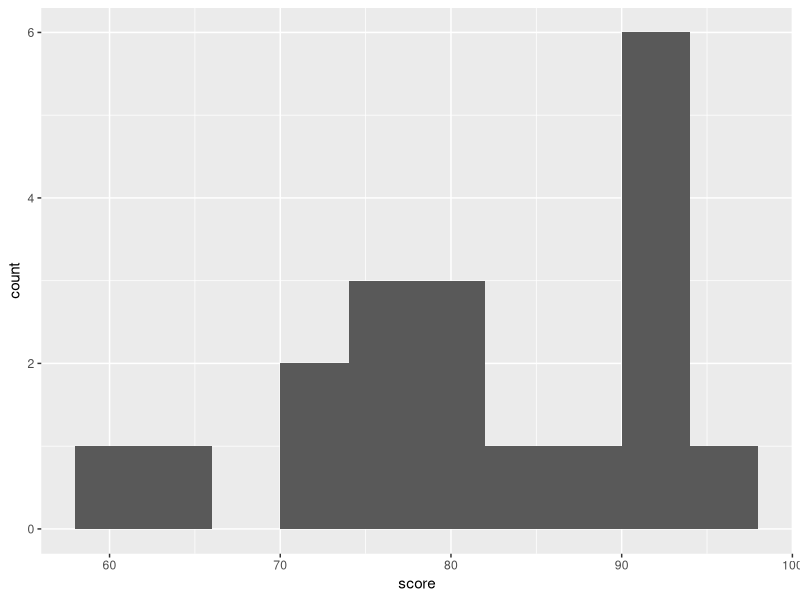

Reproduce this figure in R.
## ---- chunk 1

library(tidyverse)
library(kableExtra)
library(broom)


## ---- chunk 2


scores <- c(39,35.5,47.5,42,36,38.5,40,46,46.5,46.5,40,32,29.5,40,46,44,47,46.5,39)
percentages <- tibble(score = scores/50*100) 
percentages_5 <- tibble(score = scores/45*100)
percentages_10 <- tibble(score = scores/45*100)

percentages |> skimr::skim()
percentages_5 |> skimr::skim()


## ---- chunk 3
percentages |> 
    ggplot(aes(x = score)) +
    geom_histogram(bins = 10)
